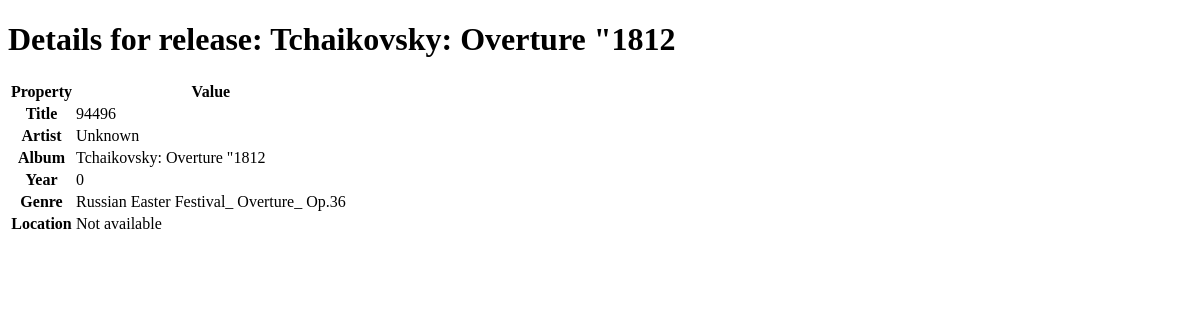
Before: /music/0/ with the older database file.
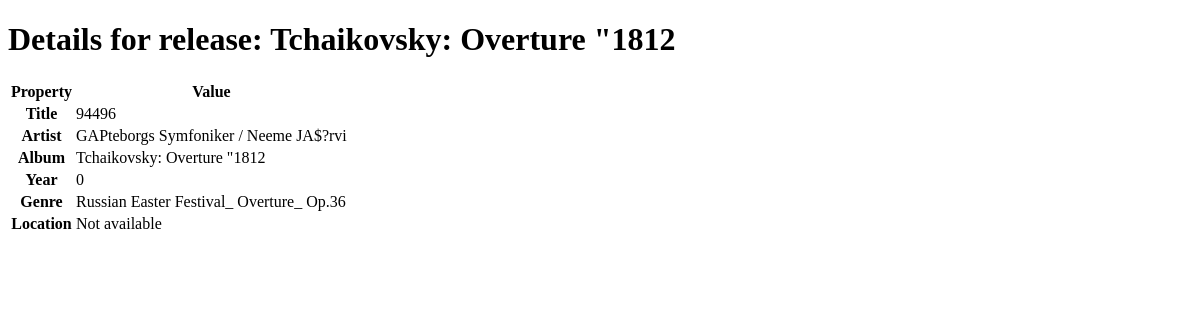
After: the same page with the newer database file.
### sunburst/models.py (models this page shows, shortened)
class Releases(models.Model):
    id = models.IntegerField(default=0)
    pmkRelease = models.IntegerField(default=0, primary_key=True)
    fnkArtist = models.ForeignKey(Artists, on_delete=models.CASCADE)
    fnkSong = models.ForeignKey(Songs, on_delete=models.CASCADE)
    fldName = models.TextField(max_length=101)

class Artists(models.Model):
    id = models.IntegerField(default=0)
    pmkArtist = models.TextField(max_length=50, primary_key=True)
    fldName = models.TextField(max_length=21)
    fldLocation = models.TextField(max_length=70)

class Songs(models.Model):
    id = models.IntegerField(default=0)
    pmkSong = models.TextField(max_length=21, primary_key=True)
    fnkArtist = models.ForeignKey(Artists, on_delete=models.CASCADE)
    fldTerms = models.TextField(max_length=30)
    fldTitle = models.TextField(max_length=100)
    fldYear = models.IntegerField(default=0000)

### music/views.py (the view)
# urls.py: path('<int:release_id>/', views.detail, name='detail')
def detail(request, release_id):
    release = get_object_or_404(Releases, pk=release_id)
    return render(request, 'music/detail.html', {'release': release})

### music/templates/music/detail.html (shortened to what this page needs)
<!DOCTYPE html>
<html>
    <head>
    </head>
    <body>
        <h1>Details for release: {{ release.fldName }}</h1>
        <table>
            <tr>
                <th>Property</th>
                <th>Value</th>
            </tr>
            <tr>
                <th>Title</th>
                <td>{{ release.fnkSong.fldTitle }}</td>
            </tr>
            <tr>
                <th>Artist</th>
                <td>{{ release.fnkArtist.fldName }}</td>
            </tr>
            <tr>
                <th>Album</th>
                <td>{{ release.fldName }}</td>
            </tr>
            <tr>
                <th>Year</th>
                <td>{{ release.fnkSong.fldYear }}</td>
            </tr>
            <tr>
                <th>Genre</th>
                <td>{{ release.fnkSong.fldTerms }}</td>
            </tr>
            <tr>
                <th>Location</th>
                <td>{{ release.fnkArtist.fldLocation }}</td>
            </tr>
        </table>
    </body>
</html>

Changed rows visible on the page:
changed Releases "Tchaikovsky: Overture \"1812": fnkArtist.fldName "Unknown" → "GAPteborgs Symfoniker / Neeme JA$?rvi"
